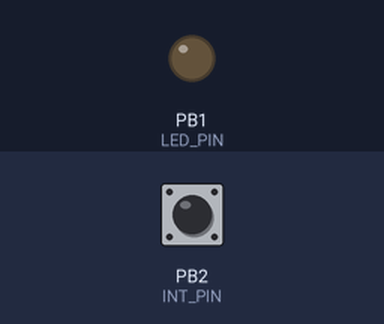
Bench run of a sketch on a simulated ATtiny85, built with avr-gcc and run on an emulated ATtiny85. Parts: output pins drawn as LEDs (lit = HIGH). The inputs (shaded band) are chosen by the test bench; at power-on: PB2 (INT_PIN) HIGH.

Above: at 1.2 s.
1.3 s: PB2 (INT_PIN) pulled LOW for 1 s
At 1.6 s:
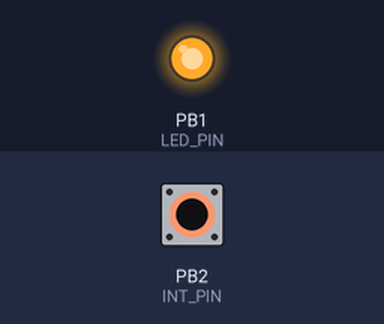
3.8 s: PB2 (INT_PIN) pulled LOW for 3.2 s
At 7.8 s:
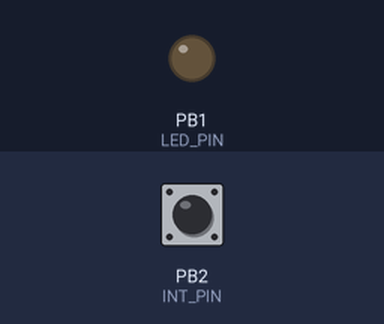
Timing chart, 0 to 9.3 s (numbered marks = the images above; inputs shaded):
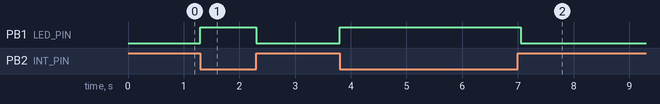

The sketch:

tracer_unit_attini85.ino
```cpp
/* ATtiny 85 pinout
     o___
    1|   |8 VCC
    2|   |7 PB2 (пин прерывания)
    3|   |6 PB1 (IDE PIN 1 - пин управления светодиодной сборкой)
GND 4|___|5
*/
#include <avr/io.h>
#include <avr/interrupt.h>

#define INT_PIN PB2           // Interrupt pin of choice: PB2 (same as PCINT2) - Pin 7
#define LED_PIN PB1           // PB1 - Pin 6

int f = 0; //флаг пролета шара

void setup() {
  pinMode(LED_PIN, OUTPUT); //Пин светодиода
  pinMode(INT_PIN, INPUT_PULLUP);   // Set our interrupt pin as input with a pullup to keep it stable

  }
/*void fire()
{
  f = 1;
  //Serial.println('detect');
  }*/

void loop() {
 if (digitalRead(INT_PIN) == LOW) {
 digitalWrite(LED_PIN, HIGH);
 delay(250);
 digitalWrite(LED_PIN, LOW);
 f = 0;
  }
}
```

Measured:
- after the input at 1.3 s, PB1 (LED_PIN): LOW → HIGH at once, → LOW 1.0 s later
- after the input at 3.8 s, PB1 (LED_PIN): LOW → HIGH at once, → LOW 3.3 s later
